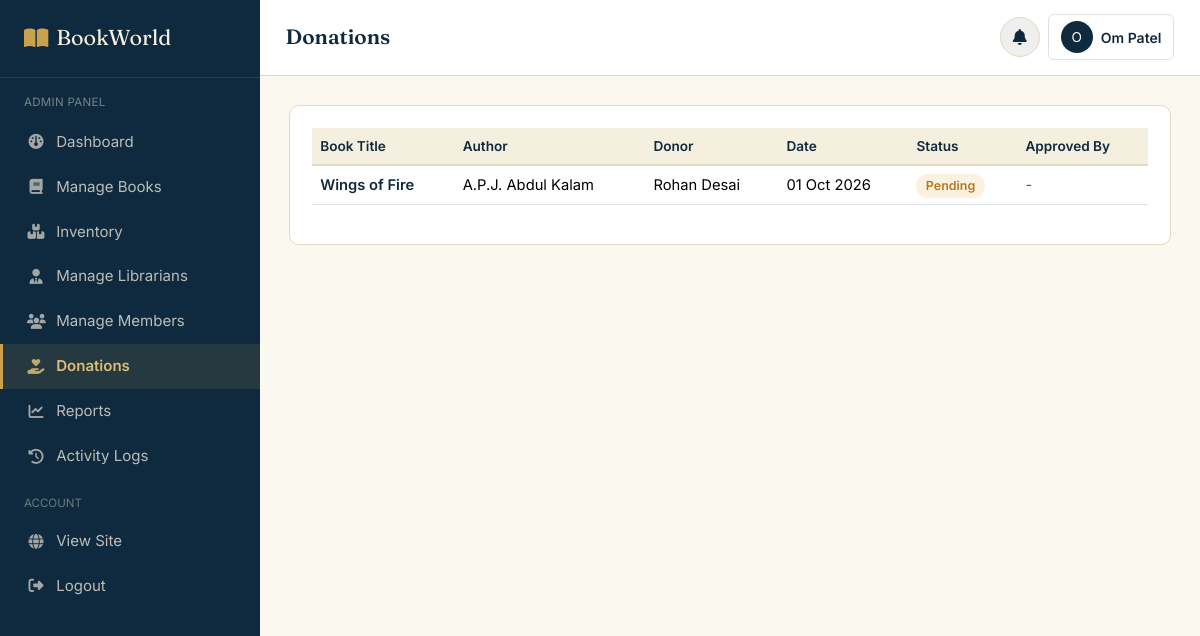
/admin/donations.php (signed in), run on the app's committed database.
### tables this page shows
CREATE TABLE donations (
    donation_id INT AUTO_INCREMENT PRIMARY KEY,
    member_id INT NOT NULL,
    book_title VARCHAR(200) NOT NULL,
    author VARCHAR(150),
    isbn VARCHAR(20),
    publisher VARCHAR(150),
    donation_date DATETIME DEFAULT CURRENT_TIMESTAMP,
    status ENUM('pending','approved','rejected') DEFAULT 'pending',
    approved_by INT NULL,
    approval_date DATETIME NULL,
    remarks VARCHAR(255),
    FOREIGN KEY (member_id) REFERENCES member(member_id) ON DELETE CASCADE
);

CREATE TABLE member (
    member_id INT AUTO_INCREMENT PRIMARY KEY,
    name VARCHAR(100) NOT NULL,
    email VARCHAR(150) NOT NULL UNIQUE,
    password VARCHAR(255) NOT NULL,
    phone VARCHAR(15),
    address VARCHAR(255),
    profile_photo VARCHAR(255) DEFAULT 'default.png',
    registration_date DATETIME DEFAULT CURRENT_TIMESTAMP,
    status ENUM('active','inactive','suspended') DEFAULT 'active'
);

### includes/functions.php (called while the page is built, shortened)
<?php
function clean($str) {
    return htmlspecialchars(trim($str), ENT_QUOTES, 'UTF-8');
}
function fmt_date($date) {
    return date('d M Y', strtotime($date));
}

### admin/donations.php (the view, shortened to what this page needs)
<?php
require_once '../config/database.php';
require_once '../includes/functions.php';
$donations = mysqli_query($conn, "SELECT d.*, m.name AS member_name, l.name AS approver_name
                                   FROM donations d
                                   JOIN member m ON m.member_id = d.member_id
                                   LEFT JOIN librarian l ON l.librarian_id = d.approved_by
                                   ORDER BY d.donation_date DESC");
?>
<!DOCTYPE html>
<html lang="en">
<head>
<link href="https://cdn.jsdelivr.net/npm/bootstrap@5.3.3/dist/css/bootstrap.min.css" rel="stylesheet">
<link rel="stylesheet" href="https://cdnjs.cloudflare.com/ajax/libs/font-awesome/6.5.2/css/all.min.css">
<link rel="stylesheet" href="../assets/css/style.css">
<link rel="stylesheet" href="../assets/css/dashboard.css">
</head>
<body>
<div class="bw-app">
<?php include '../includes/sidebar_admin.php'; ?>
<main class="bw-main">
<?php include '../includes/dashboard_topbar.php'; ?>
<div class="bw-content">
  <div class="bw-panel">
    <div class="table-responsive">
      <table class="table table-bw align-middle">
        <thead><tr><th>Book Title</th><th>Author</th><th>Donor</th><th>Date</th><th>Status</th><th>Approved By</th></tr></thead>
        <tbody>
          <?php while ($d = mysqli_fetch_assoc($donations)): ?>
            <tr>
              <td class="fw-semibold text-navy"><?= clean($d['book_title']) ?></td>
              <td><?= clean($d['author']) ?></td>
              <td><?= clean($d['member_name']) ?></td>
              <td><?= fmt_date($d['donation_date']) ?></td>
              <td>
                <?php if ($d['status']==='approved'): ?><span class="badge-bw-success">Approved</span>
                <?php elseif ($d['status']==='rejected'): ?><span class="badge-bw-danger">Rejected</span>
                <?php else: ?><span class="badge-bw-warning">Pending</span><?php endif; ?>
              </td>
              <td class="text-muted small"><?= clean($d['approver_name'] ?? '-') ?></td>
            </tr>
          <?php endwhile; ?>
        </tbody>
      </table>
    </div>
  </div>
</div>
</main>
</div>
</body>
</html>

### assets/css/style.css (style rules this page uses)
:root { --bw-navy: #0F2A3F; --bw-navy-light: #1A4160; --bw-green: #2F5233; --bw-green-light: #3E6B45; --bw-brass: #C9A24B; --bw-brass-light: #DCBD73; --bw-paper: #F5EFDF; --bw-paper-soft: #FBF8F0; --bw-ink: #1D2430; --bw-slate: #5B6472; --bw-line: #E2D9C3; --bw-danger: #A93F35; --bw-danger-bg: #FBEAE7; --bw-success: #2F5233; --bw-success-bg: #EAF1E7; --bw-warning: #B4791F; --bw-warning-bg: #FBF1E1; --font-display: 'Fraunces', Georgia, serif; --font-body: 'Inter', -apple-system, BlinkMacSystemFont, sans-serif; --radius-sm: 6px; --radius-md: 10px; --shadow-card: 0 1px 3px rgba(15, 42, 63, 0.08), 0 1px 2px rgba(15, 42, 63, 0.06); }
* { box-sizing: border-box; }
body { font-family: var(--font-body); color: var(--bw-ink); background: var(--bw-paper-soft); margin: 0; }
.badge-bw-warning { background: var(--bw-warning-bg); color: var(--bw-warning); font-weight: 600; }
.badge-bw-success, .badge-bw-danger, .badge-bw-warning, .badge-bw-navy { padding: 0.35em 0.75em; border-radius: 20px; font-size: 0.78rem; }
.text-navy { color: var(--bw-navy) !important; }

### assets/css/dashboard.css (style rules this page uses)
.bw-app { display: flex; min-height: 100vh; }
.bw-main { flex: 1; min-width: 0; background: var(--bw-paper-soft); }
.bw-content { padding: 1.8rem; }
.bw-panel { background: #fff; border: 1px solid var(--bw-line); border-radius: var(--radius-md); padding: 1.4rem; }
.table-bw thead th { background: var(--bw-paper); color: var(--bw-navy); font-weight: 600; font-size: 0.85rem; border-bottom: 2px solid var(--bw-line); }
.table-bw td { vertical-align: middle; font-size: 0.92rem; }

### data on the page
donations: book_title "Wings of Fire", author "A.P.J. Abdul Kalam", member.name "Rohan Desai", donation_date "01 Oct 2026", status "Pending", approver_name "-"

### other printed values
$page_title "Donations"
substr($current_user_name, 0, 1) "O"
$current_user_name "Om Patel"
